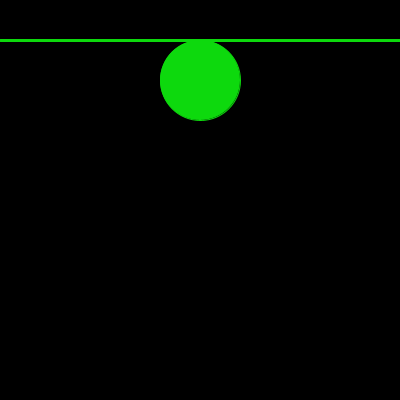
Frame 1 (no input)
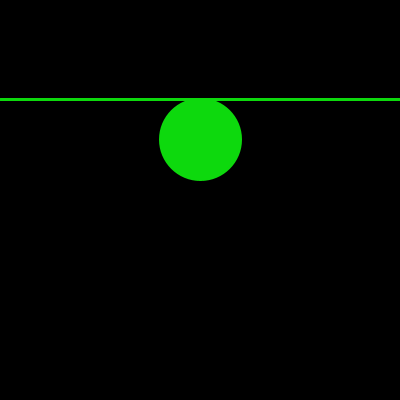
Frame 60 (the mouse pressed at the canvas centre just before this capture)
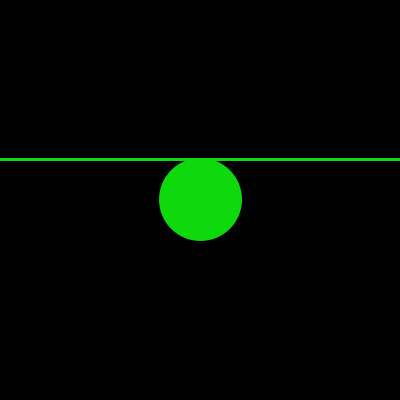
Frame 120 (the mouse held since frame 60 and released just before this capture)

The Processing sketch that drew these frames (run headless with seeded random() and noise(); from frame 60 on, the mouse is pressed at the canvas centre):

// Processing sketch: sketchEjercicio2
// ── sketchEjercicio2.pde
float x1 = 400/2 , y1 = 80, altura = 80, radio = 80; // puntos de la elipce                              
float x2 = 0, y2 = 40; //puntos de la linea
boolean arriba = false, abajo = true;//controladores del desplazamiento de las formas
boolean posicionArriba=false, posicionAbajo =false;//controladores del posicionamiento de la elipce
void setup(){
  size(400,400);
}
void draw(){
  background(0); 
  fill(13,217,13);
  stroke(13,217,13);
  ellipse(x1,y1,radio,altura); 
  strokeWeight(3);
  //stroke(255,255,255);
  line(x2,y2,width,y2);
  if(y2 <= height && abajo == true){ //desplazamiento de las formas hacia abajo
    y1 = y1 + 1;
    y2 = y2 + 1;
    posicionArriba=true;
  }else{
    abajo = false;
    arriba = true;
    if(posicionArriba == true && posicionAbajo == false){
      y1 = y1 -90;
      posicionArriba = false;
      posicionAbajo = true;
    }
  }
  if(y2 >= 40 && arriba == true){
    y1 = y1 - 1;
    y2 = y2 - 1;
  }else{
    abajo = true;
    arriba = false;
    if(posicionAbajo == true && posicionArriba == true){
      y1 = y1 +90;
      posicionArriba=true;
      posicionAbajo=false;
    }
  }
}
